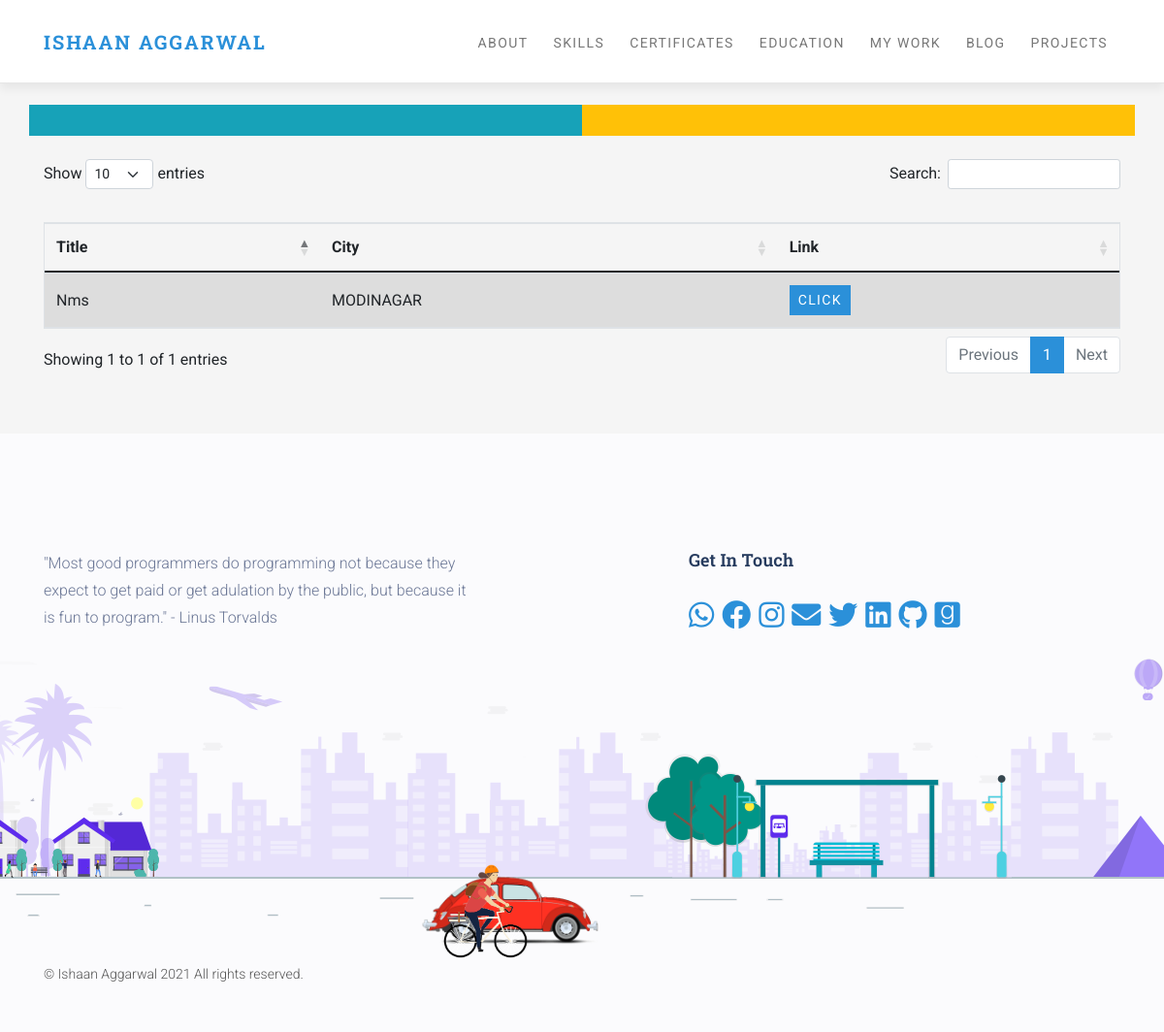
Before: /private/cards with the older database file.
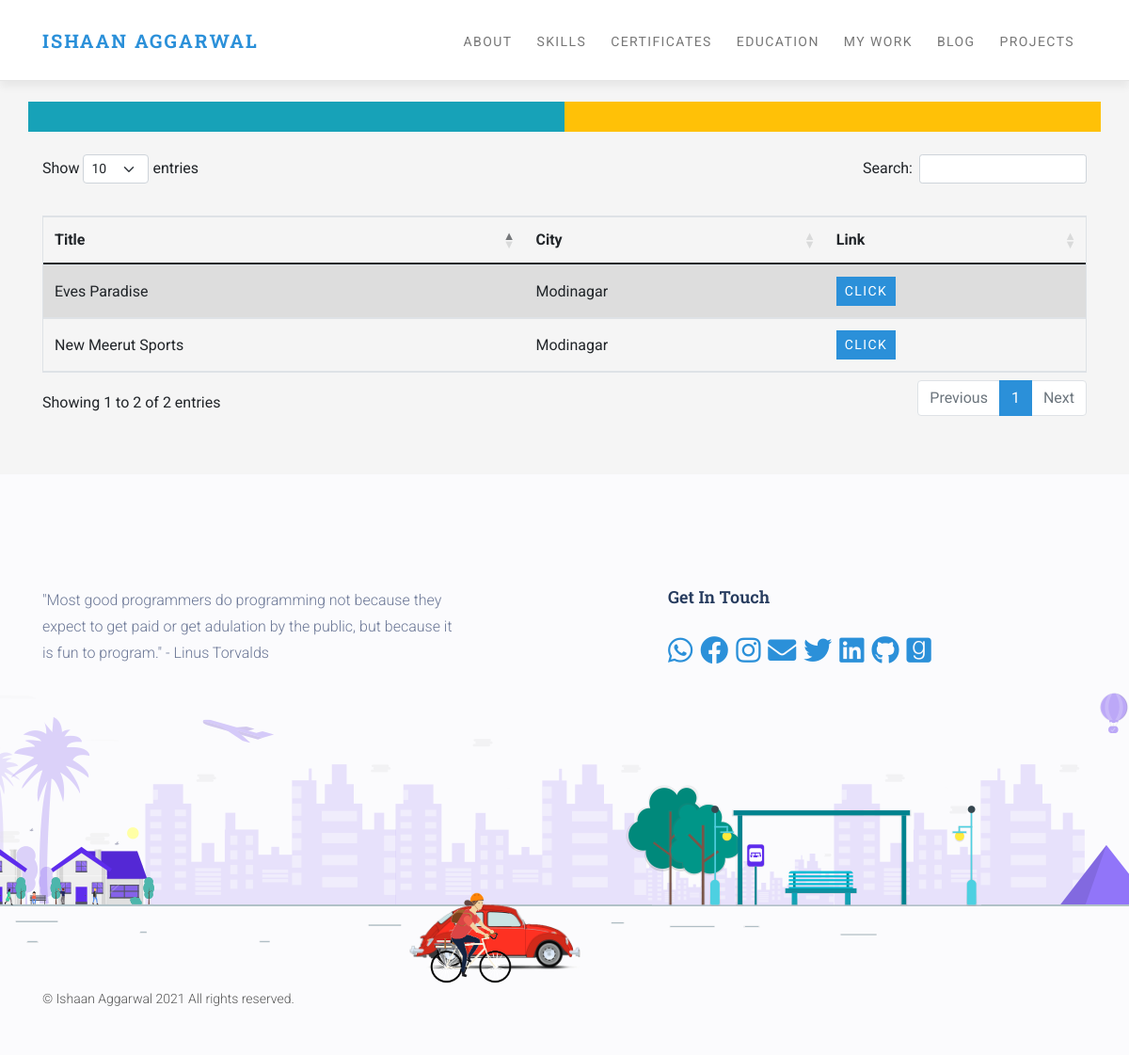
After: the same page with the newer database file.
### private/models.py (models this page shows, shortened)
class Vcard(models.Model):
    title = models.CharField(max_length=100)
    city = models.CharField(max_length=30)
    address = models.TextField()
    phone = models.CharField(max_length=15)
    whatsapp = models.CharField(max_length=15, blank=True)
    front = models.CharField(max_length=50)
    back = models.CharField(max_length=50)

### private/views.py (the view)
# urls.py: path('cards', cards, name='cards'),
def cards(request):
    template = 'private/cards.html'
    context = dict()
    card_list = Vcard.objects.all()
    context['cards'] = card_list
    return render(request, template, context)

### private/templates/private/cards.html (shortened to what this page needs)
{% extends "portfolio/base.html" %}
{% block styles %}
<link rel="stylesheet" href="https://cdnjs.cloudflare.com/ajax/libs/twitter-bootstrap/5.0.1/css/bootstrap.min.css">
<link rel="stylesheet" href="https://cdn.datatables.net/1.10.25/css/dataTables.bootstrap5.min.css">
{% endblock styles %}
{% block body %}
<section id="testimonials" class="testimonials-section bg-gray">
    <div class="container">
        <br><br>
        <div class="row">
            <div class="col-6 bg-info accordion-body"></div>
            <div class="col-6 bg-warning accordion-body"></div>
        </div>
        <br>
        <table id="example" class="table table-striped" style="width:100%">
            <thead>
                <tr>
                    <th>Title</th>
                    <th>City</th>
                    <th>Link</th>
                </tr>
            </thead>
            <tbody>
                {% for card in cards %}
                    <tr>
                        <td>{{ card.title }}</td>
                        <td>{{ card.city }}</td>
                        <td><a href="/private/card-{{card.pk}}" class='btn btn-sm btn-primary'>click</a></td>
                    </tr>
                {% endfor %}
            </tbody>
        </table>
    </div>
</section>
{% endblock body %}

Changed rows visible on the page:
changed Vcard: title "Nms" → "New Meerut Sports"; city "MODINAGAR" → "Modinagar"
added Vcard: title "Eves Paradise", city "Modinagar"
Other visible differences:
text written by a page script: "Show entries Search: Showing 1 to 1 of 1 entries Previous 1 Next" → "Show entries Search: Showing 1 to 2 of 2 entries Previous 1 Next"
